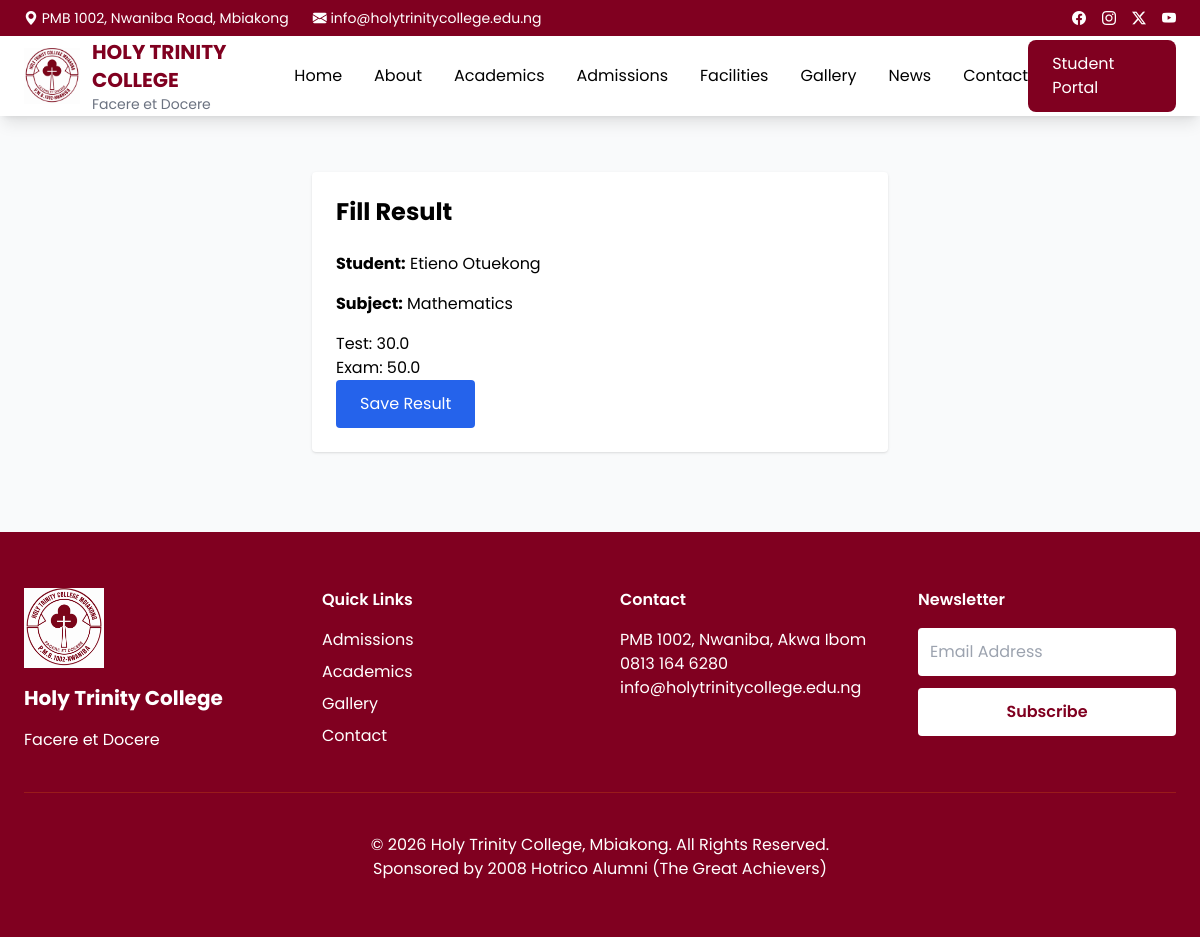
The app's page /academics/add-result/1/ (signed in) with its own data.
### academics/models.py (models this page shows, shortened)
class CourseRegistration(models.Model):
    student = models.ForeignKey('students.Student', on_delete=models.CASCADE)
    subject = models.ForeignKey('Subject', on_delete=models.CASCADE)
    term = models.ForeignKey('Term', on_delete=models.CASCADE)
    class Meta:
        unique_together = ('student', 'subject', 'term')

class Subject(models.Model):
    name = models.CharField(max_length=100)

class Result(models.Model):
    registration = models.ForeignKey(
        CourseRegistration,
        on_delete=models.CASCADE
    )
    subject = models.ForeignKey(
    Subject,
    on_delete=models.CASCADE,
    null=True,
    blank=True
    )
    teacher = models.ForeignKey(
        Teacher,
        on_delete=models.CASCADE
    )
    test = models.FloatField(default=0)
    exam = models.FloatField(default=0)
    total = models.FloatField(
        default=0
    )
    grade = models.CharField(
        max_length=2,
        default='F',
        blank=True,
        null=True
    )
    remark = models.CharField(
        max_length=100,
        default='Pending',
        blank=True,
        null=True
    )
    teacher_comment = models.TextField(
        blank=True,
        null=True,
        default=''
    )

### students/models.py (models this page shows, shortened)
class Student(models.Model):
    user = models.OneToOneField(
        settings.AUTH_USER_MODEL,
        on_delete=models.CASCADE
    )
    approved = models.BooleanField(default=False)
    registration_number = models.CharField(
        max_length=50,
        unique=True,
        blank=True,
        null=True
    )
    classroom = models.ForeignKey(
        'academics.ClassRoom',
        on_delete=models.CASCADE
    )
    passport = models.ImageField(
        upload_to='passports/',
        blank=True,
        null=True
    )
    date_of_birth = models.DateField(
    null=True,
    blank=True
    )

### accounts/models.py (models this page shows)
class User(AbstractUser):
    ROLE_CHOICES = (
        ('admin', 'Admin'),
        ('teacher', 'Teacher'),
        ('student', 'Student'),
        ('parent', 'Parent'),
    )
    role = models.CharField(
        max_length=20,
        choices=ROLE_CHOICES
    )

### academics/views.py (the view)
# urls.py: path('add-result/<int:registration_id>/', views.add_result, name='add_result'),
def add_result(request, registration_id):
    registration = get_object_or_404(
        CourseRegistration,
        id=registration_id
    )
    result, created = Result.objects.get_or_create(
        registration=registration,
        defaults={
            'teacher': request.user.teacher
        }
    )
    if request.method == 'POST':
        form = ResultForm(request.POST, instance=result)
        if form.is_valid():
            form.save()
            return redirect(
                'student_detail',
                student_id=registration.student.id
            )
    else:
        form = ResultForm(instance=result)
    return render(
        request,
        'academics/add_result.html',
        {
            'form': form,
            'registration': registration
        }
    )

### academics/forms.py
class ResultForm(forms.ModelForm):
    class Meta:
        model = Result
        fields = ['test', 'exam']

### templates/academics/add_result.html (shortened to what this page needs)
{% extends 'base.html' %}
{% block content %}
<div class="max-w-xl mx-auto mt-10 bg-white p-6 rounded shadow">
    <h1 class="text-2xl font-bold mb-6">
        Fill Result
    </h1>
    <p class="mb-4">
        <strong>Student:</strong>
        {{ registration.student.user.get_full_name }}
    </p>
    <p class="mb-4">
        <strong>Subject:</strong>
        {{ registration.subject.name }}
    </p>
    <form method="POST">
        {{ form.as_p }}
        <button type="submit"
                class="bg-blue-600 text-white px-6 py-3 rounded">
            Save Result
        </button>
    </form>
</div>
{% endblock %}

### templates/base.html (style rules this page uses)
body { font-family:'Poppins',sans-serif; }

### records on screen
CourseRegistration: student.user.get_full_name "Etieno Otuekong", subject.name "Mathematics"
Result: test "30.0", exam "50.0"
